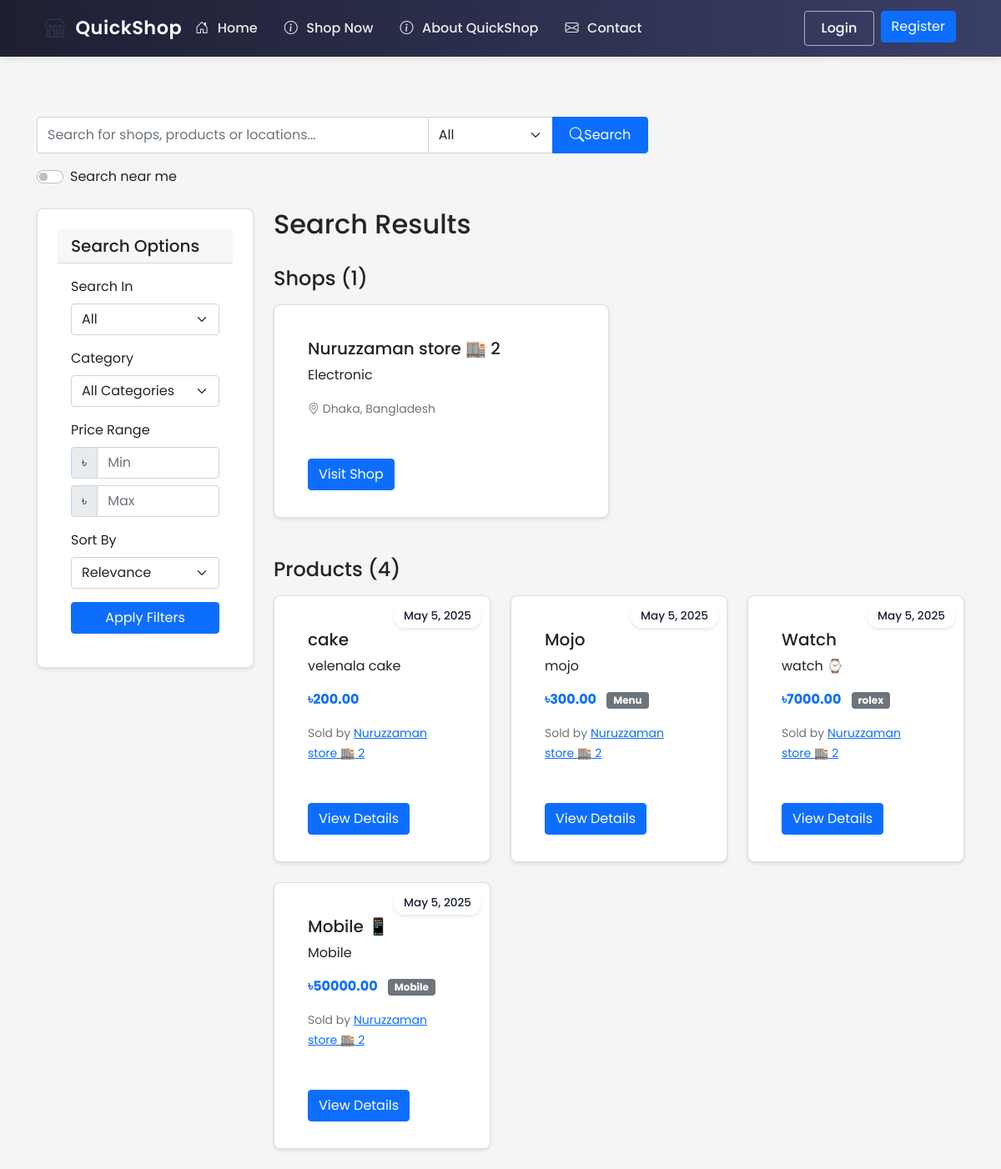
Screenshot of /search with the database file from the repository.
### ecommerce/models/shop.py (models this page shows, shortened)
class Shop(db.Model):
    id = db.Column(db.Integer, primary_key=True)
    name = db.Column(db.String(100), nullable=False)
    description = db.Column(db.Text)
    about = db.Column(db.Text)  # New field for shop-specific About content
    owner_id = db.Column(db.Integer, db.ForeignKey('user.id'), nullable=False)
    location_lat = db.Column(db.Float, nullable=True)
    location_lng = db.Column(db.Float, nullable=True)
    address = db.Column(db.String(200), nullable=True)
    images = db.relationship('Image', lazy=True,
                           foreign_keys='Image.shop_id',
                           cascade="all, delete-orphan",
                           backref=db.backref('shop_ref', lazy=True))
    phone = db.Column(db.String(20))
    email = db.Column(db.String(120))
    website = db.Column(db.String(200))
    business_hours = db.Column(db.Text)  # Stored as JSON string
    created_at = db.Column(db.DateTime, default=datetime.utcnow)
    is_active = db.Column(db.Boolean, default=True)
    products = db.relationship('Product', backref='shop', lazy=True)

class Product(db.Model):
    id = db.Column(db.Integer, primary_key=True)
    name = db.Column(db.String(100), nullable=False)
    description = db.Column(db.Text)
    price = db.Column(db.Float, nullable=False)
    stock = db.Column(db.Integer, nullable=False, default=0)
    shop_id = db.Column(db.Integer, db.ForeignKey('shop.id'), nullable=False)
    category = db.Column(db.String(50))  # Add category field
    created_at = db.Column(db.DateTime, default=datetime.utcnow)
    images = db.relationship('Image', lazy=True,
                           foreign_keys='Image.product_id',
                           cascade="all, delete-orphan",
                           backref=db.backref('product_ref', lazy=True))
    rating = db.Column(db.Float, default=0.0)  # Average rating
    rating_count = db.Column(db.Integer, default=0)  # Number of ratings
    reviews = db.relationship(Review, backref='product', lazy=True)
    min_price = db.Column(db.Float)  # Minimum acceptable price
    max_discount_percentage = db.Column(db.Float, default=20.0)  # Maximum allowed discount
    continue_iteration = db.Column(db.Boolean, default=False)  # Whether to continue negotiation after max discount

### ecommerce/routes/main.py (the view, shortened to what this page needs)
@main_bp.route('/search')
def search():
    query = request.args.get('q', '')
    search_type = request.args.get('type', 'all')
    shop_id = request.args.get('shop_id', type=int)
    category = request.args.get('category')
    min_price = request.args.get('min_price', type=float)
    max_price = request.args.get('max_price', type=float)
    sort = request.args.get('sort', 'relevance')
    page = request.args.get('page', 1, type=int)
    per_page = 12  # Number of items per page
    lat = request.args.get('lat', type=float)
    lng = request.args.get('lng', type=float)
    distance = request.args.get('distance', 10, type=float)  # Default 10km radius
    product_query = Product.query.filter(Product.shop.has(Shop.is_active == True))
    shop_query = Shop.query.filter_by(is_active=True)
    if shop_id:
        shop = Shop.query.get_or_404(shop_id)
        product_query = product_query.filter(Product.shop_id == shop_id)
        search_type = 'products'
    if search_type != 'shops':
        if category:
            product_query = product_query.filter(Product.category == category)
        if min_price is not None:
            product_query = product_query.filter(Product.price >= min_price)
        if max_price is not None:
            product_query = product_query.filter(Product.price <= max_price)
        if sort == 'price_low':
            product_query = product_query.order_by(Product.price.asc())
        elif sort == 'price_high':
            product_query = product_query.order_by(Product.price.desc())
        elif sort == 'newest':
            product_query = product_query.order_by(Product.created_at.desc())
        else:  # relevance
            if query:
                from sqlalchemy import text
                product_query = product_query.order_by(text("(CASE "
                    "WHEN name LIKE :query THEN 3 "
                    "WHEN category LIKE :query THEN 2 "
                    "WHEN description LIKE :query THEN 1 "
                    "ELSE 0 END) DESC").bindparams(query=f"%{query}%"))
    if lat is not None and lng is not None:
        shop_query = shop_query.order_by('distance')
    products_pagination = product_query.paginate(page=page, per_page=per_page) if search_type != 'shops' else None
    shops_pagination = shop_query.paginate(page=page, per_page=per_page) if search_type != 'products' and not shop_id else None
    categories = db.session.query(Product.category)\
                         .distinct()\
                         .filter(Product.category != None)\
                         .order_by(Product.category)\
                         .all()
    categories = [cat[0] for cat in categories]
    return render_template('main/search_results.html',
                         products=products_pagination.items if products_pagination else [],
                         shops=shops_pagination.items if shops_pagination else [],
                         products_pagination=products_pagination,
                         shops_pagination=shops_pagination,
                         query=query,
                         search_type=search_type,
                         current_category=category,
                         categories=categories,
                         min_price=min_price,
                         max_price=max_price,
                         current_sort=sort,
                         shop=Shop.query.get(shop_id) if shop_id else None,
                         search_lat=lat,
                         search_lng=lng,
                         search_distance=distance,
                         config={'GOOGLE_MAPS_API_KEY': current_app.config['GOOGLE_MAPS_API_KEY']})

### ecommerce/templates/main/search_results.html (shortened to what this page needs)
{% extends "base.html" %}
{% block content %}
<div class="container mt-4">
    <div class="row mb-4">
        <div class="col-md-8">
            <form class="search-form" method="GET" action="{{ url_for('main.search') }}">
                <div class="input-group">
                    <input type="text" class="form-control" name="q" value="{{ query }}"
                           placeholder="Search for shops, products or locations...">
                    <select class="form-select" name="type" style="max-width: 150px;">
                        <option value="all" {% if search_type == 'all' %}selected{% endif %}>All</option>
                    </select>
                    <button class="btn btn-primary" type="submit">
                        <i class="bi bi-search"></i> Search
                    </button>
                </div>
                <div class="mt-3">
                    <div class="form-check form-switch">
                        <input class="form-check-input" type="checkbox" id="useLocation"
                               {% if search_lat and search_lng %}checked{% endif %}>
                        <label class="form-check-label" for="useLocation">Search near me</label>
                    </div>
                </div>
            </form>
        </div>
    </div>
    <div class="row">
        <div class="col-md-3">
            <div class="card mb-4">
                <div class="card-header">
                    <h5 class="mb-0">Search Options</h5>
                </div>
                <div class="card-body">
                    <form id="filterForm" method="GET" action="{{ url_for('main.search') }}">
                        <div class="mb-3">
                            <label class="form-label">Search In</label>
                            <select class="form-select" name="type" onchange="this.form.submit()">
                                <option value="all" {% if search_type == 'all' %}selected{% endif %}>All</option>
                            </select>
                        </div>
                        {% if search_type != 'shops' %}
                        <div class="mb-3">
                            <label class="form-label">Category</label>
                            <select class="form-select" name="category">
                                <option value="">All Categories</option>
                            </select>
                        </div>
                        <div class="mb-3">
                            <label class="form-label">Price Range</label>
                            <div class="input-group mb-2">
                                <span class="input-group-text">৳</span>
                                <input type="number" class="form-control" name="min_price"
                                       placeholder="Min" value="{{ min_price or '' }}" min="0">
                            </div>
                            <div class="input-group">
                                <span class="input-group-text">৳</span>
                                <input type="number" class="form-control" name="max_price"
                                       placeholder="Max" value="{{ max_price or '' }}" min="0">
                            </div>
                        </div>
                        <div class="mb-3">
                            <label class="form-label">Sort By</label>
                            <select class="form-select" name="sort">
                                <option value="relevance" {% if current_sort == 'relevance' %}selected{% endif %}>Relevance</option>
                            </select>
                        </div>
                        {% endif %}
                        <button type="submit" class="btn btn-primary w-100">Apply Filters</button>
                    </form>
                </div>
            </div>
        </div>
        <div class="col-md-9">
            <div class="d-flex justify-content-between align-items-center mb-4">
                <h2>Search Results {% if query %}for "{{ query }}"{% endif %}</h2>
            </div>
            {% if shops and search_type in ['all', 'shops'] %}
            <div class="mb-4">
                <h3 class="h4 mb-3">Shops {% if search_lat and search_lng %}Near You{% endif %} ({{ shops_pagination.total if shops_pagination else 0 }})</h3>
                <div class="row">
                    {% for shop in shops %}
                        <div class="col-md-6 mb-4">
                            <div class="card h-100">
                                <div class="card-body">
                                    <div class="d-flex justify-content-between">
                                        <h5 class="card-title">
                                            {% if query %}
                                                {{ shop.name|replace(query, '<mark>' + query + '</mark>')|safe }}
                                            {% else %}
                                                {{ shop.name }}
                                            {% endif %}
                                        </h5>
                                    </div>
                                    <p class="card-text">
                                        {% if query %}
                                            {{ shop.description[:150]|replace(query, '<mark>' + query + '</mark>')|safe }}
                                        {% else %}
                                            {{ shop.description[:150] }}
                                        {% endif %}
                                    </p>
                                    <p class="card-text">
                                        <small class="text-muted">
                                            <i class="bi bi-geo-alt"></i> {{ shop.address }}
                                        </small>
                                    </p>
                                </div>
                                <div class="card-footer bg-transparent border-top-0">
                                    <a href="{{ url_for('shop.view', shop_id=shop.id) }}" class="btn btn-primary">Visit Shop</a>
                                </div>
                            </div>
                        </div>
                    {% endfor %}
                </div>
            </div>
            {% endif %}
            {% if products and search_type in ['all', 'products'] %}
            <div>
                <h3 class="h4 mb-3">Products ({{ products_pagination.total if products_pagination else 0 }})</h3>
                <div class="row">
                    {% for product in products %}
                        <div class="col-md-4 mb-4">
                            <div class="card h-100 product-card">
                                <span class="date-badge">May 5, 2025</span>
                                <div class="card-body">
                                    <h5 class="card-title">
                                        {% if query %}
                                            {{ product.name|replace(query, '<mark>' + query + '</mark>')|safe }}
                                        {% else %}
                                            {{ product.name }}
                                        {% endif %}
                                    </h5>
                                    <p class="card-text">
                                        {% if query %}
                                            {{ product.description[:100]|replace(query, '<mark>' + query + '</mark>')|safe }}
                                        {% else %}
                                            {{ product.description[:100] }}
                                        {% endif %}
                                    </p>
                                    <p class="card-text">
                                        <strong class="text-primary">৳{{ "%.2f"|format(product.price) }}</strong>
                                        {% if product.category %}
                                            <span class="badge bg-secondary ms-2">{{ product.category }}</span>
                                        {% endif %}
                                    </p>
                                    <p class="card-text">
                                        <small class="text-muted">
                                            Sold by <a href="{{ url_for('shop.view', shop_id=product.shop.id) }}">{{ product.shop.name }}</a>
                                        </small>
                                    </p>
                                </div>
                                <div class="card-footer bg-transparent border-top-0">
                                    <a href="{{ url_for('shop.view', shop_id=product.shop.id) }}" class="btn btn-primary">View Details</a>
                                </div>
                            </div>
                        </div>
                    {% endfor %}
                </div>
            </div>
            {% endif %}
        </div>
    </div>
</div>
{% endblock %}

### ecommerce/static/css/style.css (style rules this page uses)
* { margin: 0; padding: 0; box-sizing: border-box; }
html { height: 100%; }
body { font-family: 'Poppins', sans-serif; background-color: #f5f5f5; min-height: 100vh; display: flex; flex-direction: column; margin: 0; padding: 0; }
.card { background: white; border-radius: 8px; box-shadow: 0 2px 4px rgba(0,0,0,0.1); padding: 1.5rem; margin-bottom: 1.5rem; }
.product-card { position: relative; }
.date-badge { position: absolute; top: 10px; right: 10px; background-color: rgba(255, 255, 255, 0.9); color: #1b2337; padding: 0.25rem 0.75rem; border-radius: 20px; font-size: 0.85rem; font-weight: 500; box-shadow: 0 2px 4px rgba(0,0,0,0.1); z-index: 1; }
.search-form { width: 100%; max-width: 800px; margin: 0 auto; }
.search-form .input-group { background: #fff; border-radius: 8px; transition: all 0.3s ease; }
.search-form .btn { padding: 0.5rem 1.25rem; display: flex; align-items: center; justify-content: center; }
.search-form .btn i { font-size: 1.1rem; }

### rows the page displays
Shop: name "Nuruzzaman store 🏬 2", description "Electronic", address "Dhaka, Bangladesh"
Product: name "cake", description "velenala cake", price "200.00", shop.name "Nuruzzaman store 🏬 2"
Product: name "Mojo", description "mojo", price "300.00", category "Menu", shop.name "Nuruzzaman store 🏬 2"
Product: name "Watch", description "watch ⌚", price "7000.00", category "rolex", shop.name "Nuruzzaman store 🏬 2"
Product: name "Mobile 📱", description "Mobile", price "50000.00", category "Mobile", shop.name "Nuruzzaman store 🏬 2"

### other values shown
{{ shops_pagination.total if shops_pagination else 0 }} "1"
{{ products_pagination.total if products_pagination else 0 }} "4"
